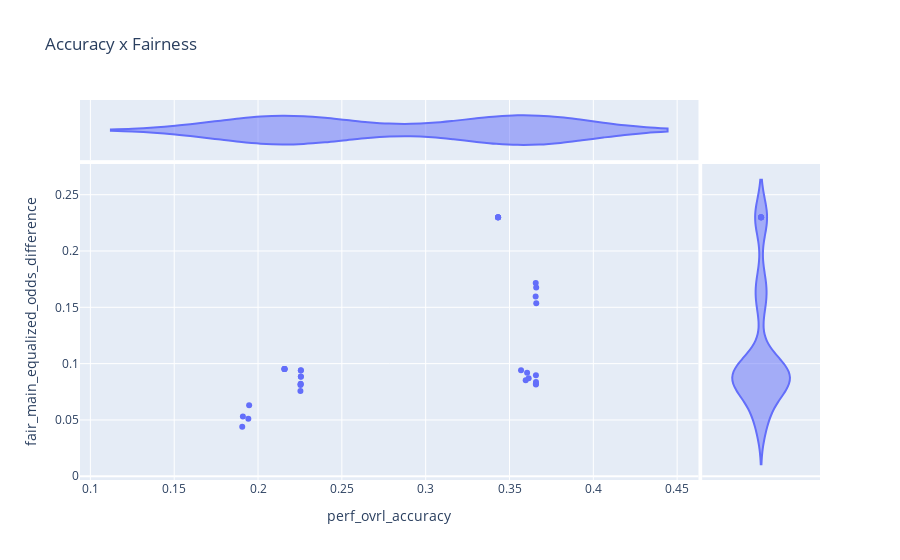

The code cell stored with this chart in its notebook:
### Code cell
px.scatter(
    df_agg,
    x="perf_ovrl_accuracy",
    y=main_fairness_metric,
    marginal_x="violin",
    marginal_y= "violin",
    hover_data=cols_settings,
    title="Accuracy x Fairness"
)

### Figure 1 — Plotly figure (JSON) as saved in the notebook; plotly's stock layout.template omitted (floating-point values rounded to 4 significant figures; data arrays with more than 128 entries replaced by an {"elided": "..."} marker saying what was removed)
{"data": [{"customdata": {"elided": "32x5 str values"}, "hovertemplate": "perf_ovrl_accuracy=%{x}<br>fair_main_equalized_odds_difference=%{y}<br>sett_cutoff=%{customdata[0]}<br>sett_eval_fairness_grouping=%{customdata[1]}<br>sett_exclude_features=%{customdata[2]}<br>sett_exclude_subgroups=%{customdata[3]}<br>sett_model=%{customdata[4]}<extra></extra>", "legendgroup": "", "marker": {"color": "#636efa", "symbol": "circle"}, "mode": "markers", "name": "", "orientation": "v", "showlegend": false, "type": "scatter", "x": [0.1906, 0.3597, 0.2256, 0.3659, 0.2255, 0.3656, 0.2158, 0.3432, 0.1947, 0.3605, 0.1942, 0.3614, 0.2256, 0.3656, 0.2253, 0.3657, 0.2254, 0.3658, 0.2253, 0.3658, 0.2255, 0.366, 0.191, 0.3569, 0.2158, 0.3432, 0.2254, 0.3658, 0.2158, 0.3432, 0.2158, 0.3432], "xaxis": "x", "y": [0.04405, 0.08523, 0.09407, 0.1676, 0.09399, 0.1717, 0.09524, 0.2299, 0.06296, 0.09183, 0.05107, 0.08701, 0.08841, 0.1595, 0.08113, 0.08214, 0.08215, 0.08976, 0.07581, 0.08144, 0.08861, 0.1536, 0.05306, 0.09413, 0.09524, 0.2299, 0.08173, 0.0837, 0.09524, 0.2298, 0.09524, 0.2299], "yaxis": "y"}, {"alignmentgroup": "True", "customdata": {"elided": "32x5 str values"}, "hovertemplate": "perf_ovrl_accuracy=%{x}<br>sett_cutoff=%{customdata[0]}<br>sett_eval_fairness_grouping=%{customdata[1]}<br>sett_exclude_features=%{customdata[2]}<br>sett_exclude_subgroups=%{customdata[3]}<br>sett_model=%{customdata[4]}<extra></extra>", "legendgroup": "", "marker": {"color": "#636efa", "symbol": "circle"}, "name": "", "offsetgroup": "", "scalegroup": "x", "showlegend": false, "type": "violin", "x": [0.1906, 0.3597, 0.2256, 0.3659, 0.2255, 0.3656, 0.2158, 0.3432, 0.1947, 0.3605, 0.1942, 0.3614, 0.2256, 0.3656, 0.2253, 0.3657, 0.2254, 0.3658, 0.2253, 0.3658, 0.2255, 0.366, 0.191, 0.3569, 0.2158, 0.3432, 0.2254, 0.3658, 0.2158, 0.3432, 0.2158, 0.3432], "xaxis": "x3", "yaxis": "y3"}, {"alignmentgroup": "True", "customdata": {"elided": "32x5 str values"}, "hovertemplate": "fair_main_equalized_odds_difference=%{y}<br>sett_cutoff=%{customdata[0]}<br>sett_eval_fairness_grouping=%{customdata[1]}<br>sett_exclude_features=%{customdata[2]}<br>sett_exclude_subgroups=%{customdata[3]}<br>sett_model=%{customdata[4]}<extra></extra>", "legendgroup": "", "marker": {"color": "#636efa", "symbol": "circle"}, "name": "", "offsetgroup": "", "scalegroup": "y", "showlegend": false, "type": "violin", "xaxis": "x2", "y": [0.04405, 0.08523, 0.09407, 0.1676, 0.09399, 0.1717, 0.09524, 0.2299, 0.06296, 0.09183, 0.05107, 0.08701, 0.08841, 0.1595, 0.08113, 0.08214, 0.08215, 0.08976, 0.07581, 0.08144, 0.08861, 0.1536, 0.05306, 0.09413, 0.09524, 0.2299, 0.08173, 0.0837, 0.09524, 0.2298, 0.09524, 0.2299], "yaxis": "y2"}], "layout": {"legend": {"tracegroupgap": 0}, "title": {"text": "Accuracy x Fairness"}, "xaxis": {"anchor": "y", "domain": [0, 0.8358], "title": {"text": "perf_ovrl_accuracy"}}, "xaxis2": {"anchor": "y2", "domain": [0.8408, 1], "matches": "x2", "showgrid": false, "showline": false, "showticklabels": false, "ticks": ""}, "xaxis3": {"anchor": "y3", "domain": [0, 0.8358], "matches": "x", "showgrid": true, "showticklabels": false}, "xaxis4": {"anchor": "y4", "domain": [0.8408, 1], "matches": "x2", "showgrid": false, "showline": false, "showticklabels": false, "ticks": ""}, "yaxis": {"anchor": "x", "domain": [0, 0.8316], "title": {"text": "fair_main_equalized_odds_difference"}}, "yaxis2": {"anchor": "x2", "domain": [0, 0.8316], "matches": "y", "showgrid": true, "showticklabels": false}, "yaxis3": {"anchor": "x3", "domain": [0.8416, 1], "matches": "y3", "showgrid": false, "showline": false, "showticklabels": false, "ticks": ""}, "yaxis4": {"anchor": "x4", "domain": [0.8416, 1], "matches": "y3", "showgrid": true, "showline": false, "showticklabels": false, "ticks": ""}}}
